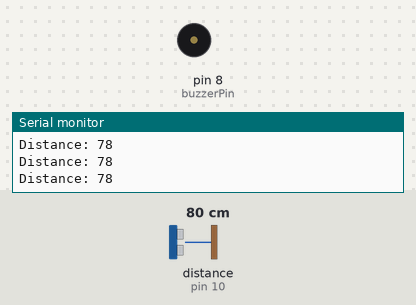
This sketch was run on a simulated Arduino Uno, built with avr-gcc and run on an emulated ATmega328P. Parts: buzzer (waves = sounding), the last lines printed to the serial monitor. Wiring (inferred from the names in the program): ultrasonic range finder: trigger pin 9; echo pin 10. The inputs (shaded band) are chosen by the test bench; at power-on: distance to the obstacle (sensor on pin 10) 80 cm. The echo pulse lasts 58.3 µs per cm.

Above: at 1.2 s.
1.3 s: distance to the obstacle (sensor on pin 10) set to 2 cm
At 2.0 s:
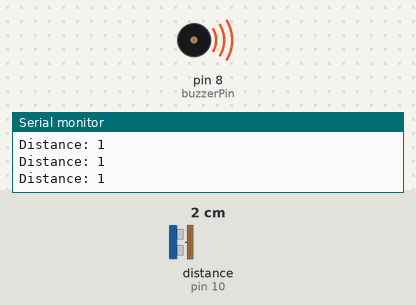
4.3 s: distance to the obstacle (sensor on pin 10) set to 60 cm
At 5.4 s:
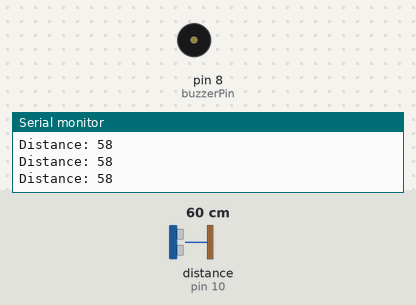
7.3 s: distance to the obstacle (sensor on pin 10) set to 4 cm
At 8.0 s:
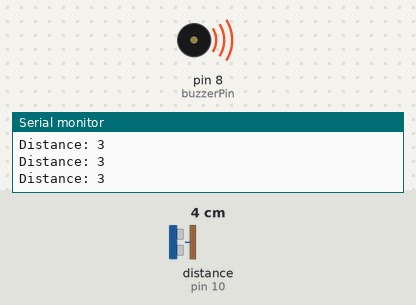
Timing chart, 0 to 10.3 s (numbered marks = the images above; inputs shaded):
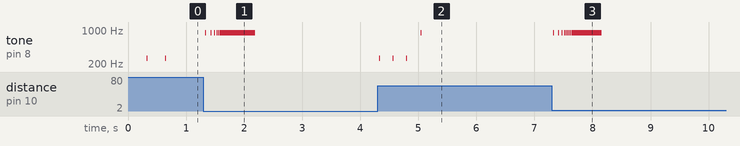

The sketch:

traffigo.ino
```cpp
#include "Arduino.h"

int diffDistance = 1;
int diffDistanceTimeout = 500;
int toneDuration = 100;
int maxDistance = 100;

unsigned long lastDiffDistanceMillis;
unsigned long lastMillis;

const int buzzerPin = 8;
const int trigPin = 9;
const int echoPin = 10;

int distance;
int lastDistance;
#include "filter.h"
ExponentialFilter<float> distanceFiltered(16, 0);

const int c = 261;
const int d = 294;
const int e = 329;
const int f = 349;
const int g = 391;
const int gS = 415;
const int a = 440;
const int aS = 455;
const int b = 466;
const int cH = 523;
const int cSH = 554;
const int dH = 587;
const int dSH = 622;
const int eH = 659;
const int fH = 698;
const int fSH = 740;
const int gH = 784;
const int gSH = 830;
const int aH = 880;

void setup() {
	pinMode(buzzerPin, OUTPUT);
	pinMode(trigPin, OUTPUT);
	pinMode(echoPin, INPUT);
	Serial.begin(9600);
	Serial.println("TRAFFIGO");
}

void loop() {
	digitalWrite(trigPin, LOW);
	delayMicroseconds(2);
	digitalWrite(trigPin, HIGH);
	delayMicroseconds(10);
	digitalWrite(trigPin, LOW);

	long duration;
	duration = pulseIn(echoPin, HIGH);
	distance = duration * 0.034 / 2;

	distanceFiltered.Filter(distance);
	distance = distanceFiltered.Current();

	// Prints the distance on the Serial Monitor
	Serial.print("Distance: ");
	Serial.println(distance);


	bool bBeep = true;
	if(abs(lastDistance - distance) < diffDistance + (distance / 20)) {
		if(millis() - lastDiffDistanceMillis > diffDistanceTimeout) {
			bBeep = false;
		}
	}
	else {
		lastDiffDistanceMillis = millis();
	}

	if(distance > maxDistance) {
		bBeep = false;
	}

	if(bBeep) {
		if(millis() - lastMillis > distance * 4) {
			lastMillis = millis();


			if(distance > lastDistance)
				tone(buzzerPin, c, toneDuration);
			else
				tone(buzzerPin, aH, toneDuration);


			lastDistance = distance;
		}
		else {
			noTone(buzzerPin);
		}
	}
	else {
		noTone(buzzerPin);
	}
}
```

filter.h
```cpp
#pragma once

/*
* Implements a simple linear recursive exponential filter.
* See: http://www.statistics.com/glossary&term_id=756 */
template<class T> class ExponentialFilter
{
  // Weight for new values, as a percentage ([0..100])
  T m_WeightNew;

  // Current filtered value.
  T m_Current;

public:
  ExponentialFilter(T WeightNew, T Initial)
    : m_WeightNew(WeightNew), m_Current(Initial)
  { }

  void Filter(T New)
  {
    m_Current = (m_WeightNew * New + (100 - m_WeightNew) * m_Current) / 100;
  }

  void SetWeight(T NewWeight)
  {
    m_WeightNew = NewWeight;
  }

  T GetWeight() const { return m_WeightNew; }

  T Current() const { return m_Current; }

  void SetCurrent(T NewValue)
  {
    m_Current = NewValue;
  }
};

// Specialization for floating point math.
template<> class ExponentialFilter<float>
{
  float m_fWeightNew;
  float m_fCurrent;

public:
  ExponentialFilter(float fWeightNew, float fInitial)
    : m_fWeightNew(fWeightNew/100.0), m_fCurrent(fInitial)
  { }


  void Filter(float fNew)
  {
    m_fCurrent = m_fWeightNew * fNew + (1.0 - m_fWeightNew) * m_fCurrent;
  }

  void SetWeight(float NewWeight)
  {
    m_fWeightNew = NewWeight/100.0;
  }

  float GetWeight() const { return m_fWeightNew*100.0; }

  float Current() const { return m_fCurrent; }

  void SetCurrent(float fNewValue)
  {
    m_fCurrent = fNewValue;
  }
};
```

sloeber.ino.cpp
```cpp
#ifdef __IN_ECLIPSE__
//This is a automatic generated file
//Please do not modify this file
//If you touch this file your change will be overwritten during the next build
//This file has been generated on 2019-07-05 22:00:55

#include "Arduino.h"
#include "Arduino.h"
extern int diffDistance;
extern int diffDistanceTimeout;
extern int toneDuration;
extern int maxDistance;
extern unsigned long lastDiffDistanceMillis;
extern unsigned long lastMillis;
extern const int buzzerPin;
extern const int trigPin;
extern const int echoPin;
extern int distance;
extern int lastDistance;
#include "filter.h"

void setup() ;
void loop() ;

#include "traffigo.ino"


#endif
```

Measured:
- after the input at 1.3 s, tone on pin 8 (buzzerPin): goes 880 Hz 0.01 s, silent 0.09 s, 880 Hz 0.01 s, silent 0.04 s, 3 × (880 Hz 0.01 s, silent 0.03 s), 880 Hz 0.61 s, then silent, starting at once
- after the input at 4.3 s, tone on pin 8 (buzzerPin): plays 261 Hz for 0.01 s, 261 Hz for 0.01 s, 261 Hz for 0.01 s, 880 Hz for 0.01 s, starting at once
- after the input at 7.3 s, tone on pin 8 (buzzerPin): goes 880 Hz 0.01 s, silent 0.07 s, 880 Hz 0.01 s, silent 0.04 s, 6 × (880 Hz 0.01 s, silent 0.03 s), 880 Hz 0.51 s, then silent, starting at once
- by itself, tone on pin 8 (buzzerPin): alternates 261 Hz for 0.01 s and silent for 0.31 s
